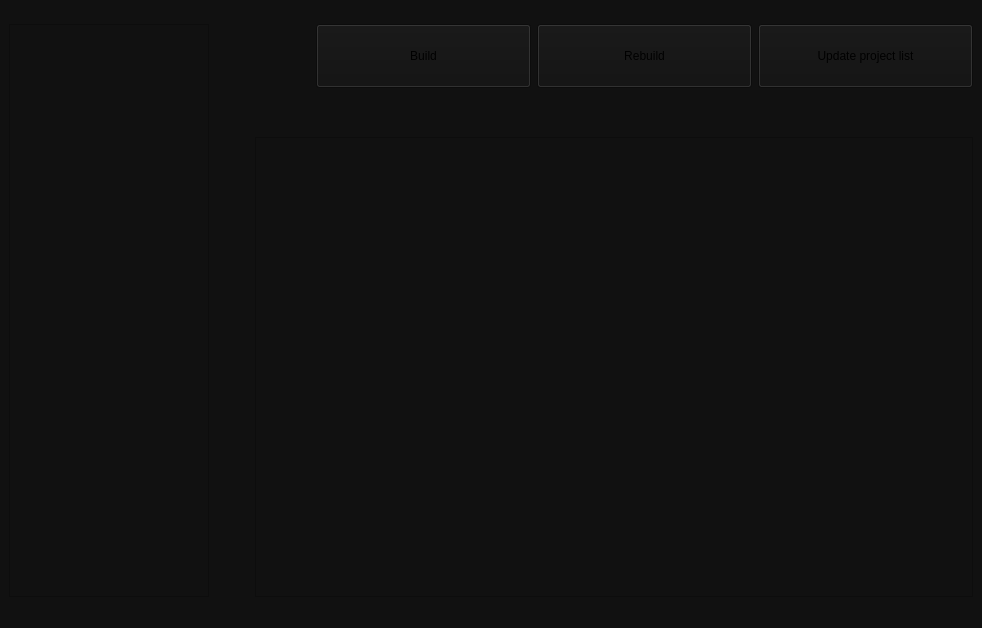
<?xml version="1.0" encoding="UTF-8"?>
<ui version="4.0">
 <class>MainWindow</class>
 <widget class="QMainWindow" name="MainWindow">
  <property name="windowModality">
   <enum>Qt::WindowModality::ApplicationModal</enum>
  </property>
  <property name="geometry">
   <rect>
    <x>0</x>
    <y>0</y>
    <width>982</width>
    <height>628</height>
   </rect>
  </property>
  <property name="sizePolicy">
   <sizepolicy hsizetype="Preferred" vsizetype="Preferred">
    <horstretch>0</horstretch>
    <verstretch>0</verstretch>
   </sizepolicy>
  </property>
  <property name="minimumSize">
   <size>
    <width>0</width>
    <height>0</height>
   </size>
  </property>
  <property name="maximumSize">
   <size>
    <width>16777215</width>
    <height>16777215</height>
   </size>
  </property>
  <property name="windowTitle">
   <string>MainWindow</string>
  </property>
  <property name="styleSheet">
   <string notr="true">background-color: rgb(17, 17, 17)</string>
  </property>
  <widget class="QWidget" name="centralwidget">
   <layout class="QGridLayout" name="gridLayout">
    <item row="3" column="2">
     <layout class="QHBoxLayout" name="horizontalLayout_3">
      <property name="sizeConstraint">
       <enum>QLayout::SizeConstraint::SetDefaultConstraint</enum>
      </property>
      <item>
       <spacer name="horizontalSpacer">
        <property name="orientation">
         <enum>Qt::Orientation::Horizontal</enum>
        </property>
        <property name="sizeType">
         <enum>QSizePolicy::Policy::Fixed</enum>
        </property>
        <property name="sizeHint" stdset="0">
         <size>
          <width>40</width>
          <height>20</height>
         </size>
        </property>
       </spacer>
      </item>
      <item>
       <widget class="QPlainTextEdit" name="OutputLog">
        <property name="sizePolicy">
         <sizepolicy hsizetype="Preferred" vsizetype="Preferred">
          <horstretch>0</horstretch>
          <verstretch>0</verstretch>
         </sizepolicy>
        </property>
        <property name="minimumSize">
         <size>
          <width>710</width>
          <height>460</height>
         </size>
        </property>
        <property name="maximumSize">
         <size>
          <width>16777215</width>
          <height>16777215</height>
         </size>
        </property>
        <property name="sizeIncrement">
         <size>
          <width>0</width>
          <height>0</height>
         </size>
        </property>
        <property name="baseSize">
         <size>
          <width>0</width>
          <height>0</height>
         </size>
        </property>
       </widget>
      </item>
     </layout>
    </item>
    <item row="1" column="2">
     <layout class="QHBoxLayout" name="horizontalLayout">
      <item>
       <spacer name="horizontalSpacer_2">
        <property name="orientation">
         <enum>Qt::Orientation::Horizontal</enum>
        </property>
        <property name="sizeHint" stdset="0">
         <size>
          <width>40</width>
          <height>20</height>
         </size>
        </property>
       </spacer>
      </item>
      <item>
       <widget class="QPushButton" name="Build">
        <property name="sizePolicy">
         <sizepolicy hsizetype="Minimum" vsizetype="Preferred">
          <horstretch>0</horstretch>
          <verstretch>0</verstretch>
         </sizepolicy>
        </property>
        <property name="minimumSize">
         <size>
          <width>215</width>
          <height>0</height>
         </size>
        </property>
        <property name="font">
         <font>
          <pointsize>9</pointsize>
          <italic>false</italic>
         </font>
        </property>
        <property name="text">
         <string>Build</string>
        </property>
       </widget>
      </item>
      <item>
       <widget class="QPushButton" name="Rebuild">
        <property name="sizePolicy">
         <sizepolicy hsizetype="Minimum" vsizetype="Preferred">
          <horstretch>0</horstretch>
          <verstretch>0</verstretch>
         </sizepolicy>
        </property>
        <property name="minimumSize">
         <size>
          <width>215</width>
          <height>64</height>
         </size>
        </property>
        <property name="text">
         <string>Rebuild</string>
        </property>
       </widget>
      </item>
      <item>
       <widget class="QPushButton" name="Update">
        <property name="sizePolicy">
         <sizepolicy hsizetype="Minimum" vsizetype="Preferred">
          <horstretch>0</horstretch>
          <verstretch>0</verstretch>
         </sizepolicy>
        </property>
        <property name="minimumSize">
         <size>
          <width>215</width>
          <height>0</height>
         </size>
        </property>
        <property name="text">
         <string>Update project list</string>
        </property>
       </widget>
      </item>
     </layout>
    </item>
    <item row="0" column="0">
     <spacer name="verticalSpacer">
      <property name="orientation">
       <enum>Qt::Orientation::Vertical</enum>
      </property>
      <property name="sizeType">
       <enum>QSizePolicy::Policy::Fixed</enum>
      </property>
      <property name="sizeHint" stdset="0">
       <size>
        <width>20</width>
        <height>15</height>
       </size>
      </property>
     </spacer>
    </item>
    <item row="1" column="0" rowspan="3">
     <widget class="QScrollArea" name="scrollArea">
      <property name="sizePolicy">
       <sizepolicy hsizetype="Preferred" vsizetype="Preferred">
        <horstretch>0</horstretch>
        <verstretch>0</verstretch>
       </sizepolicy>
      </property>
      <property name="minimumSize">
       <size>
        <width>200</width>
        <height>453</height>
       </size>
      </property>
      <property name="widgetResizable">
       <bool>true</bool>
      </property>
      <widget class="QWidget" name="scrollAreaWidgetContents">
       <property name="geometry">
        <rect>
         <x>0</x>
         <y>0</y>
         <width>198</width>
         <height>544</height>
        </rect>
       </property>
      </widget>
     </widget>
    </item>
    <item row="2" column="2">
     <spacer name="verticalSpacer_2">
      <property name="orientation">
       <enum>Qt::Orientation::Vertical</enum>
      </property>
      <property name="sizeHint" stdset="0">
       <size>
        <width>20</width>
        <height>40</height>
       </size>
      </property>
     </spacer>
    </item>
   </layout>
  </widget>
  <widget class="QStatusBar" name="statusBar"/>
  <widget class="QMenuBar" name="menuBar">
   <property name="geometry">
    <rect>
     <x>0</x>
     <y>0</y>
     <width>982</width>
     <height>22</height>
    </rect>
   </property>
  </widget>
 </widget>
 <resources/>
 <connections/>
</ui>
